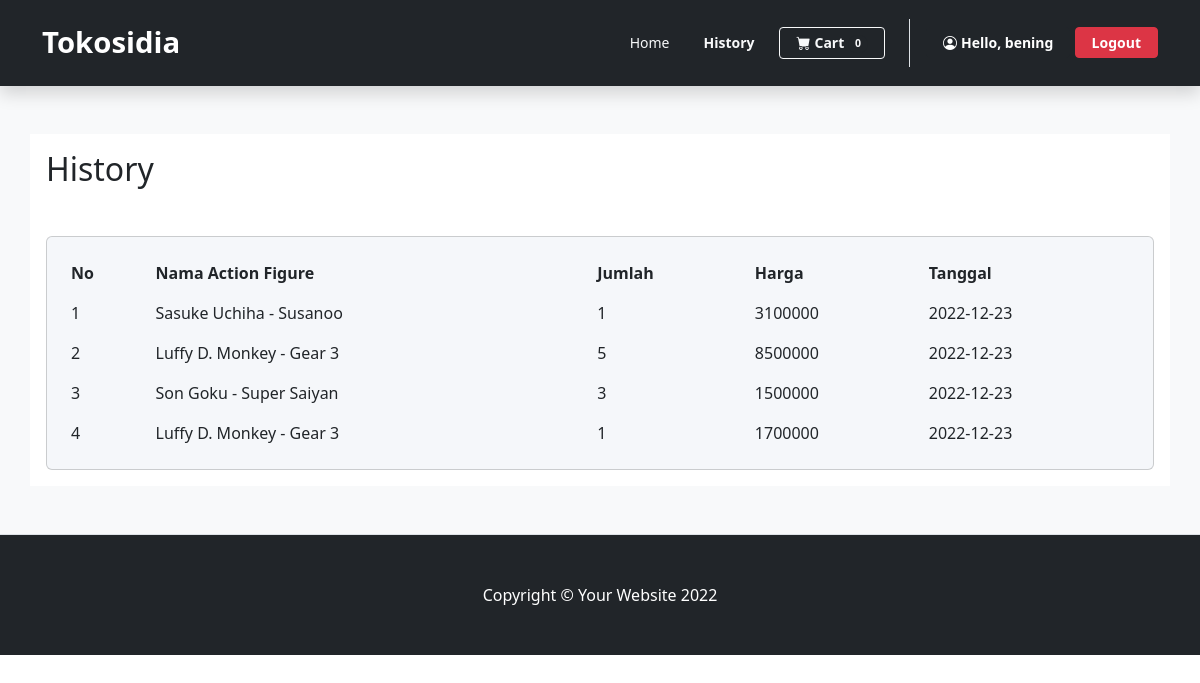
The app's page /request.php (signed in) with its own data.
### tables this page shows
CREATE TABLE `dtrans_beli` (
  `db_id` varchar(5) NOT NULL,
  `db_amount` int(10) NOT NULL,
  `db_hb_id` varchar(5) NOT NULL,
  `db_subtotal` double NOT NULL,
  `db_af_id` varchar(5) NOT NULL
);

CREATE TABLE `actionfigure` (
  `af_id` varchar(5) NOT NULL,
  `af_name` varchar(500) NOT NULL,
  `af_price` double NOT NULL,
  `af_stock` int(10) NOT NULL,
  `af_status` int(10) NOT NULL,
  `af_se_id` varchar(5) NOT NULL,
  `af_desc` varchar(255) NOT NULL,
  `af_image_path` varchar(255) NOT NULL
);

CREATE TABLE `htrans_beli` (
  `hb_id` varchar(5) NOT NULL,
  `hb_date` date NOT NULL,
  `hb_total` double NOT NULL,
  `hb_customerid` varchar(5) NOT NULL,
  `hb_di_id` varchar(5) DEFAULT NULL,
  `hb_status` bit(1) NOT NULL DEFAULT b'0' COMMENT '0:pending\r\n1:accepted'
);

### request.php (the view, shortened to what this page needs)
<?php
    require('action.php');
    $cart = "";
    if(isset($_SESSION['userLogin'])){
        $select_query = "SELECT count(*) as 'cart' FROM cart where ca_us_id = '".$_SESSION['userLogin']['id']."' and ca_status = 'Requested'";
        $cart = $con->query($select_query);
        $cart = $cart->fetch_assoc();
        $cart = $cart['cart'];
    }
?>
<!DOCTYPE html>
<html lang="en">
    <head>
        <link href="https://cdn.jsdelivr.net/npm/bootstrap-icons@1.4.1/font/bootstrap-icons.css" rel="stylesheet">
        <link href="https://cdn.jsdelivr.net/npm/bootstrap@5.2.2/dist/css/bootstrap.min.css" rel="stylesheet">
        <link href="assets/css/general.css" rel="stylesheet">
    </head>
    <body>
        <nav class="navbar navbar-expand-lg p-3 position-sticky top-0 w-100 shadow navbar-dark bg-dark">
            <div class="container">
                <a class="navbar-brand" href="index.php" style="font-size: 22pt; font-weight: bold;">Tokosidia</a>
                <div class="collapse navbar-collapse" id="navbarSupportedContent">
                    <ul class="navbar-nav ms-auto mb-2 me-3 mb-lg-0 px-3 border-end">
                        <li class="nav-item">
                            <a class="nav-link" aria-current="page" href="index.php">
                                <button class="btn btn-sm text-light">Home</button>
                            </a>
                        </li>
                        <li class="nav-item">
                            <a class="nav-link" href="">
                                <button class="btn btn-sm text-light fw-bold">History</button>
                            </a>
                        </li>
                        <li class="nav-item">
                            <form class="nav-link" action="" method="post">
                                <button class="btn btn-outline-light btn-sm px-3 fw-bold" type="submit" name='cart'>
                                    <i class="bi-cart-fill me-1"></i>Cart<span class="badge bg-dark text-light ms-1 rounded-pill"><?=$cart?></span>
                                </button>
                            </form>
                        </li>
                    </ul>
                    <form class="d-flex" role="search" action="" method="post">
                        <div class="d-grid gap-2 d-md-block">
                            <button class="btn btn-dark btn-sm px-3 fw-bold" name="profile">
                                <i class="bi bi-person-circle fill me-1"></i>Hello, <?=$_SESSION['userLogin']['username']?>
                            </button>
                            <button class="btn btn-danger btn-sm px-3 fw-bold" name="logout">
                                Logout
                            </button>
                        </div>
                    </form>
                </div>
            </div>
        </nav>
        <section class="intro py-5 border-bottom bg-light" id="features">
            <div class="mask d-flex h-100">
                <div class="container bg-white py-3 px-3">
                    <h2 class='mb-5'>History</h2>
                    <div class="row justify-content-center">
                        <div class="col-12">
                            <div class="card shadow-2-strong" style="background-color: #f5f7fa;">
                                <div class="card-body">
                                    <div class="table-responsive">
                                        <table class="table table-borderless mb-0 align-items-center justify-content-center">
                                            <thead>
                                            <tr>
                                                <th scope="col">No </th>
                                                <th scope="col">Nama Action Figure</th>
                                                <th scope="col">Jumlah</th>
                                                <th scope="col">Harga</th>
                                                <th scope="col">Tanggal</th>
                                            </tr>
                                            </thead>
                                            <tbody>
                                            <tbody>
                                                <?php
                                                    $select_query = "
                                                    SELECT af.af_name as 'nama', db.db_amount as 'jumlah', db.db_subtotal as 'total', hb.hb_date as 'tanggal' from dtrans_beli db
                                                    join htrans_beli hb on hb.hb_id = db.db_hb_id
                                                    join actionfigure af on af.af_id = db.db_af_id
                                                    where hb.hb_customerid = '".$_SESSION['userLogin']['id']."'";
                                                    $isi = mysqli_query($con, $select_query);
                                                    $counter = 0;
                                                    while($row = mysqli_fetch_array($isi)){
                                                ?>
                                                    <tr>
                                                        <td><?=++$counter?></td>
                                                        <td><?=$row['nama']?></td>
                                                        <td><?=$row['jumlah']?></td>
                                                        <td><?=$row['total']?></td>
                                                        <td><?=$row['tanggal']?></td>
                                                    </tr>
                                                <?php
                                                    }
                                                ?>
                                            </tbody>
                                        </table>
                                    </div>
                                </div>
                            </div>
                        </div>
                    </div>
                </div>
            </div>
        </section>
                                                    <td class="d-grid gap-2">
        <footer class="py-5 bg-dark">
            <div class="container px-5"><p class="m-0 text-center text-white">Copyright &copy; Your Website 2022</p></div>
        </footer>
    </body>
</html>

### records on screen
dtrans_beli: actionfigure.af_name "Sasuke Uchiha - Susanoo", db_amount "1", db_subtotal "3100000", db_hb.hb_date "2022-12-23"
dtrans_beli: actionfigure.af_name "Luffy D. Monkey - Gear 3", db_amount "5", db_subtotal "8500000", db_hb.hb_date "2022-12-23"
dtrans_beli: actionfigure.af_name "Son Goku - Super Saiyan", db_amount "3", db_subtotal "1500000", db_hb.hb_date "2022-12-23"
dtrans_beli: actionfigure.af_name "Luffy D. Monkey - Gear 3", db_amount "1", db_subtotal "1700000", db_hb.hb_date "2022-12-23"

### other values on screen
$cart "0"
$_SESSION['userLogin']['username'] "bening"
